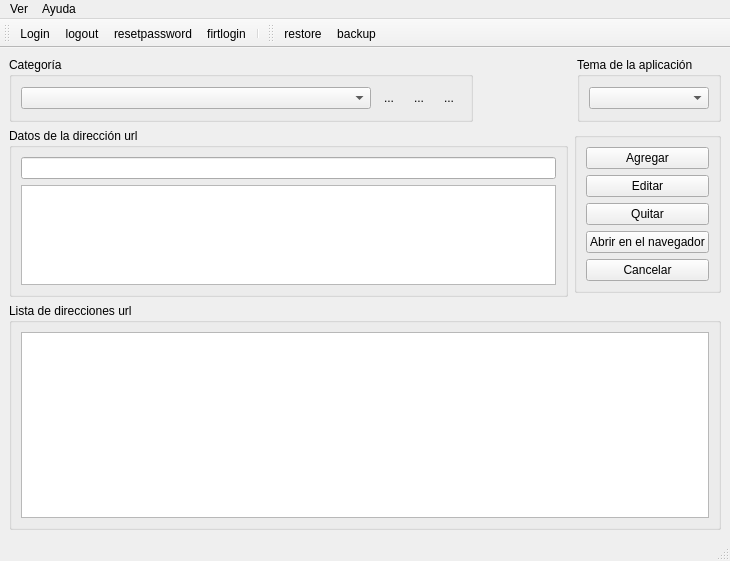
<?xml version="1.0" encoding="UTF-8"?>
<ui version="4.0">
 <class>MainForm</class>
 <widget class="QMainWindow" name="MainForm">
  <property name="geometry">
   <rect>
    <x>0</x>
    <y>0</y>
    <width>730</width>
    <height>561</height>
   </rect>
  </property>
  <property name="windowTitle">
   <string>MainForm</string>
  </property>
  <widget class="QWidget" name="centralwidget">
   <layout class="QVBoxLayout" name="verticalLayout_5">
    <item>
     <layout class="QHBoxLayout" name="horizontalLayout_2">
      <item>
       <widget class="QGroupBox" name="groupBox">
        <property name="title">
         <string>Categoría</string>
        </property>
        <layout class="QHBoxLayout" name="horizontalLayout">
         <item>
          <widget class="QComboBox" name="cboCategory">
           <property name="minimumSize">
            <size>
             <width>350</width>
             <height>0</height>
            </size>
           </property>
           <property name="sizeIncrement">
            <size>
             <width>350</width>
             <height>0</height>
            </size>
           </property>
          </widget>
         </item>
         <item>
          <widget class="QToolButton" name="btnNewCategory">
           <property name="minimumSize">
            <size>
             <width>0</width>
             <height>24</height>
            </size>
           </property>
           <property name="text">
            <string>...</string>
           </property>
           <property name="icon">
            <iconset resource="rsc.qrc">
             <normaloff>:/img/2835260_control_more_options_menu select_list view_menu.png</normaloff>:/img/2835260_control_more_options_menu select_list view_menu.png</iconset>
           </property>
           <property name="autoRaise">
            <bool>true</bool>
           </property>
          </widget>
         </item>
         <item>
          <widget class="QToolButton" name="btnEditCategory">
           <property name="minimumSize">
            <size>
             <width>0</width>
             <height>24</height>
            </size>
           </property>
           <property name="text">
            <string>...</string>
           </property>
           <property name="icon">
            <iconset resource="rsc.qrc">
             <normaloff>:/img/2835252_rewind_undo_loop_redo_arrow.png</normaloff>:/img/2835252_rewind_undo_loop_redo_arrow.png</iconset>
           </property>
           <property name="autoRaise">
            <bool>true</bool>
           </property>
          </widget>
         </item>
         <item>
          <widget class="QToolButton" name="btnDeleteCategory">
           <property name="minimumSize">
            <size>
             <width>0</width>
             <height>24</height>
            </size>
           </property>
           <property name="text">
            <string>...</string>
           </property>
           <property name="icon">
            <iconset resource="rsc.qrc">
             <normaloff>:/img/118277.png</normaloff>:/img/118277.png</iconset>
           </property>
           <property name="autoRaise">
            <bool>true</bool>
           </property>
          </widget>
         </item>
        </layout>
       </widget>
      </item>
      <item>
       <spacer name="horizontalSpacer">
        <property name="orientation">
         <enum>Qt::Orientation::Horizontal</enum>
        </property>
        <property name="sizeHint" stdset="0">
         <size>
          <width>40</width>
          <height>20</height>
         </size>
        </property>
       </spacer>
      </item>
      <item>
       <widget class="QGroupBox" name="groupBox_4">
        <property name="title">
         <string>Tema de la aplicación</string>
        </property>
        <layout class="QVBoxLayout" name="verticalLayout">
         <item>
          <widget class="QComboBox" name="cboTheme">
           <property name="minimumSize">
            <size>
             <width>0</width>
             <height>0</height>
            </size>
           </property>
          </widget>
         </item>
        </layout>
       </widget>
      </item>
     </layout>
    </item>
    <item>
     <layout class="QHBoxLayout" name="horizontalLayout_3">
      <item>
       <widget class="QGroupBox" name="groupBox_2">
        <property name="sizePolicy">
         <sizepolicy hsizetype="Preferred" vsizetype="Fixed">
          <horstretch>0</horstretch>
          <verstretch>0</verstretch>
         </sizepolicy>
        </property>
        <property name="title">
         <string>Datos de la dirección url</string>
        </property>
        <layout class="QVBoxLayout" name="verticalLayout_4">
         <item>
          <widget class="QLineEdit" name="txtUrl"/>
         </item>
         <item>
          <widget class="QTextEdit" name="pteDesc">
           <property name="sizePolicy">
            <sizepolicy hsizetype="Expanding" vsizetype="Fixed">
             <horstretch>0</horstretch>
             <verstretch>0</verstretch>
            </sizepolicy>
           </property>
           <property name="minimumSize">
            <size>
             <width>0</width>
             <height>100</height>
            </size>
           </property>
           <property name="maximumSize">
            <size>
             <width>16777215</width>
             <height>100</height>
            </size>
           </property>
           <property name="sizeIncrement">
            <size>
             <width>0</width>
             <height>100</height>
            </size>
           </property>
          </widget>
         </item>
        </layout>
       </widget>
      </item>
      <item>
       <widget class="QGroupBox" name="groupBox_5">
        <property name="sizePolicy">
         <sizepolicy hsizetype="Preferred" vsizetype="Fixed">
          <horstretch>0</horstretch>
          <verstretch>0</verstretch>
         </sizepolicy>
        </property>
        <property name="title">
         <string/>
        </property>
        <layout class="QVBoxLayout" name="verticalLayout_2">
         <item>
          <widget class="QPushButton" name="btnAdd">
           <property name="text">
            <string>Agregar</string>
           </property>
          </widget>
         </item>
         <item>
          <widget class="QPushButton" name="btnEdit">
           <property name="text">
            <string>Editar</string>
           </property>
          </widget>
         </item>
         <item>
          <widget class="QPushButton" name="btnQuit">
           <property name="text">
            <string>Quitar</string>
           </property>
          </widget>
         </item>
         <item>
          <widget class="QPushButton" name="btnopen">
           <property name="text">
            <string>Abrir en el navegador</string>
           </property>
          </widget>
         </item>
         <item>
          <widget class="QPushButton" name="btnCancel">
           <property name="text">
            <string>Cancelar</string>
           </property>
          </widget>
         </item>
        </layout>
       </widget>
      </item>
     </layout>
    </item>
    <item>
     <widget class="QGroupBox" name="groupBox_3">
      <property name="title">
       <string>Lista de direcciones url</string>
      </property>
      <layout class="QVBoxLayout" name="verticalLayout_3">
       <item>
        <widget class="QTableView" name="tvUrl"/>
       </item>
      </layout>
     </widget>
    </item>
   </layout>
  </widget>
  <widget class="QMenuBar" name="menubar">
   <property name="geometry">
    <rect>
     <x>0</x>
     <y>0</y>
     <width>730</width>
     <height>21</height>
    </rect>
   </property>
   <widget class="QMenu" name="menuAyuda">
    <property name="title">
     <string>Ayuda</string>
    </property>
    <addaction name="actionAcerca_del_autor"/>
   </widget>
   <widget class="QMenu" name="menuVer">
    <property name="title">
     <string>Ver</string>
    </property>
    <addaction name="showHideAction"/>
    <addaction name="showHideDatabaseAction"/>
   </widget>
   <addaction name="menuVer"/>
   <addaction name="menuAyuda"/>
  </widget>
  <widget class="QStatusBar" name="statusbar"/>
  <widget class="QToolBar" name="logIntoolBar">
   <property name="windowTitle">
    <string>toolBar</string>
   </property>
   <attribute name="toolBarArea">
    <enum>TopToolBarArea</enum>
   </attribute>
   <attribute name="toolBarBreak">
    <bool>false</bool>
   </attribute>
   <addaction name="btnLogIn"/>
   <addaction name="btnLogOut"/>
   <addaction name="btnResetPassword"/>
   <addaction name="firstTimeLogInBtn"/>
   <addaction name="separator"/>
  </widget>
  <widget class="QToolBar" name="dataBasetoolBar">
   <property name="windowTitle">
    <string>toolBar_2</string>
   </property>
   <attribute name="toolBarArea">
    <enum>TopToolBarArea</enum>
   </attribute>
   <attribute name="toolBarBreak">
    <bool>false</bool>
   </attribute>
   <addaction name="btnRestore"/>
   <addaction name="btnBackUp"/>
  </widget>
  <action name="btnLogIn">
   <property name="icon">
    <iconset resource="rsc.qrc">
     <normaloff>:/img/login.png</normaloff>:/img/login.png</iconset>
   </property>
   <property name="text">
    <string>Login</string>
   </property>
   <property name="toolTip">
    <string>Iniciar sesión(Ctrl+L)</string>
   </property>
   <property name="shortcut">
    <string>Ctrl+L</string>
   </property>
   <property name="menuRole">
    <enum>QAction::MenuRole::NoRole</enum>
   </property>
  </action>
  <action name="btnLogOut">
   <property name="icon">
    <iconset resource="rsc.qrc">
     <normaloff>:/img/logout.png</normaloff>:/img/logout.png</iconset>
   </property>
   <property name="text">
    <string>logout</string>
   </property>
   <property name="shortcut">
    <string>Ctrl+Q</string>
   </property>
   <property name="menuRole">
    <enum>QAction::MenuRole::NoRole</enum>
   </property>
  </action>
  <action name="btnResetPassword">
   <property name="icon">
    <iconset resource="rsc.qrc">
     <normaloff>:/img/Change_password-256.png</normaloff>:/img/Change_password-256.png</iconset>
   </property>
   <property name="text">
    <string>resetpassword</string>
   </property>
   <property name="toolTip">
    <string>Reestablecer clave o password(Ctrl+Shift+P)</string>
   </property>
   <property name="shortcut">
    <string>Ctrl+Shift+P</string>
   </property>
   <property name="menuRole">
    <enum>QAction::MenuRole::NoRole</enum>
   </property>
  </action>
  <action name="firstTimeLogInBtn">
   <property name="icon">
    <iconset resource="rsc.qrc">
     <normaloff>:/img/Add_User.png</normaloff>:/img/Add_User.png</iconset>
   </property>
   <property name="text">
    <string>firtlogin</string>
   </property>
   <property name="menuRole">
    <enum>QAction::MenuRole::NoRole</enum>
   </property>
  </action>
  <action name="btnRestore">
   <property name="icon">
    <iconset resource="rsc.qrc">
     <normaloff>:/img/server-database-restore-64.png</normaloff>:/img/server-database-restore-64.png</iconset>
   </property>
   <property name="text">
    <string>restore</string>
   </property>
   <property name="menuRole">
    <enum>QAction::MenuRole::NoRole</enum>
   </property>
  </action>
  <action name="btnBackUp">
   <property name="icon">
    <iconset resource="rsc.qrc">
     <normaloff>:/img/backup.png</normaloff>:/img/backup.png</iconset>
   </property>
   <property name="text">
    <string>backup</string>
   </property>
   <property name="menuRole">
    <enum>QAction::MenuRole::NoRole</enum>
   </property>
  </action>
  <action name="actionAcerca_del_autor">
   <property name="text">
    <string>Acerca de</string>
   </property>
  </action>
  <action name="showHideAction">
   <property name="text">
    <string>Ver / ocultar login tool bar</string>
   </property>
  </action>
  <action name="showHideDatabaseAction">
   <property name="text">
    <string>Ver / ocultar database tool bar</string>
   </property>
  </action>
 </widget>
 <resources>
  <include location="rsc.qrc"/>
 </resources>
 <connections/>
</ui>
